Frame 1 (no input): blank canvas, image omitted
Frame 60 (no input): blank canvas, image omitted
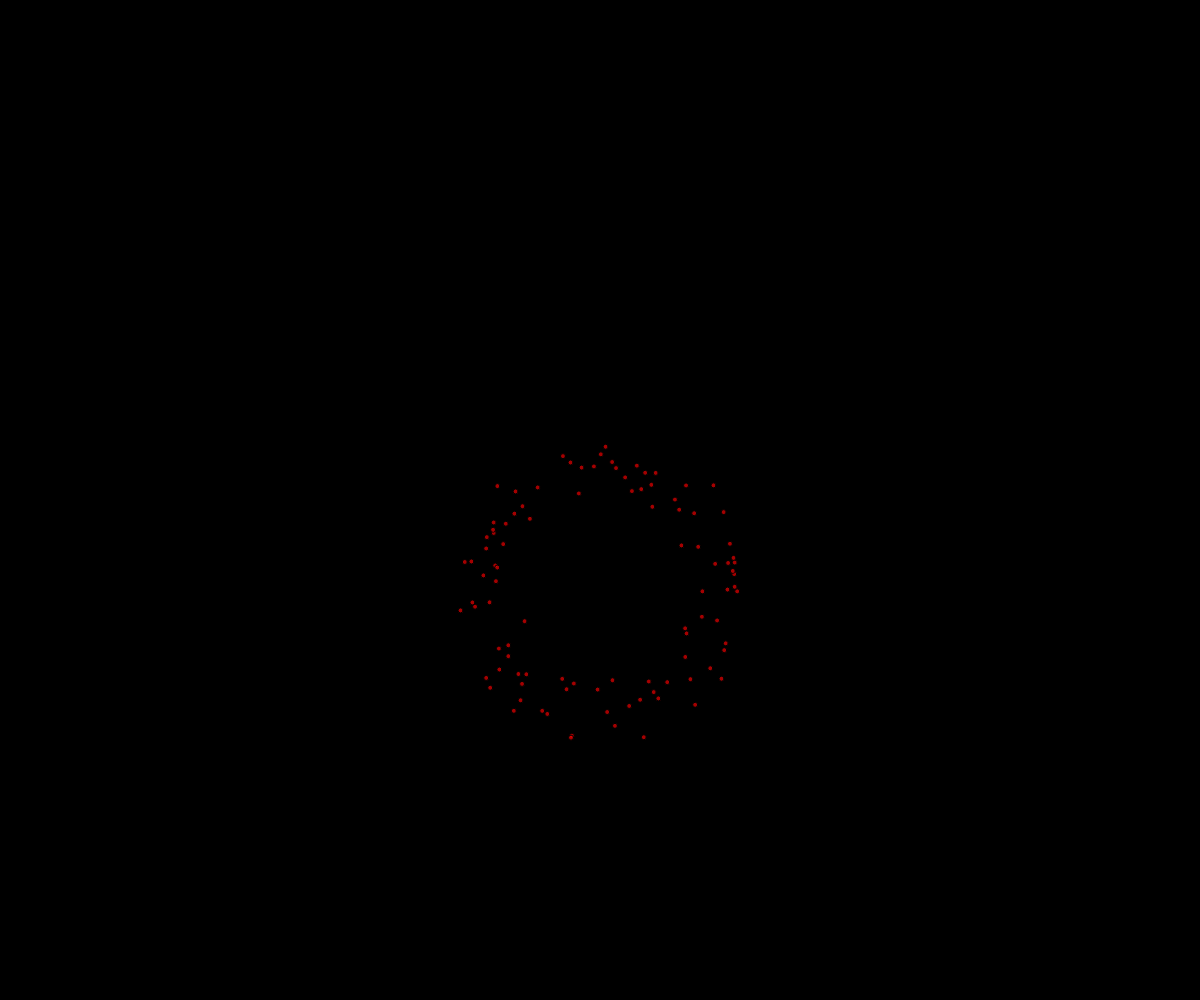
Frame 120 (the mouse pressed at the canvas centre since frame 60)

The p5.js sketch whose frames 1 and 60 were blank and that drew this single picture after the mouse press (run headless with seeded random() and noise() and a simulated clock; from frame 60 on, the mouse is pressed at the canvas centre):

// p5.js sketch
// ── sketch.js
// Fireworks Demo (OOP Demo) - Object Oriented Programing
// Jinny Kim
// 02. 02. 2021

let fireworks = [];

function setup() {
  createCanvas(windowWidth, windowHeight);
  angleMode(DEGREES);
}

function draw() {
  background("black");

  for (let i = fireworks.length - 1; i >= 0; i--) {
    if (fireworks[i].isAlive()) {
      fireworks[i].move();
      fireworks[i].display();

    }
    else {
      fireworks.splice(i, 1);
    }

  }
  
}

function mousePressed() {
  let numberOfParticles = 100;
  let theta = 0;
  for (let i = 0; i < numberOfParticles; i++) {
    let xSpeed = cos(theta)*2 + random(-0.5, 0.5);
    let ySpeed = sin(theta)*2 + random(-0.5, 0.5);
    let someParticle = new Particle(mouseX, mouseY, xSpeed, ySpeed, 255, 0, 0, 255);
    fireworks.push(someParticle);
    theta += 360 / numberOfParticles;
  }

}

class Particle {
  constructor(x, y, dx, dy, r, g, b, a) {
    this.x = x;
    this.y = y;

    this.dx = dx;
    this.dy = dy;

    this.r = r;
    this.g = g;
    this.b = b;
    this.a = a;

    this.diameter = 5;
    this.gravity = 0.05;
  }

  move() {
    this.x += this.dx;
    this.y += this.dy; 
    this.dy += this.gravity;
    this.a -= 1.5; //slowly fade away
  }

  display() {
    fill(this.r, this.g, this.b, this.a);
    ellipse(this.x, this.y, this.diameter, this.diameter);
  }

  isAlive() {
    return this.a > 0;
  }
}
